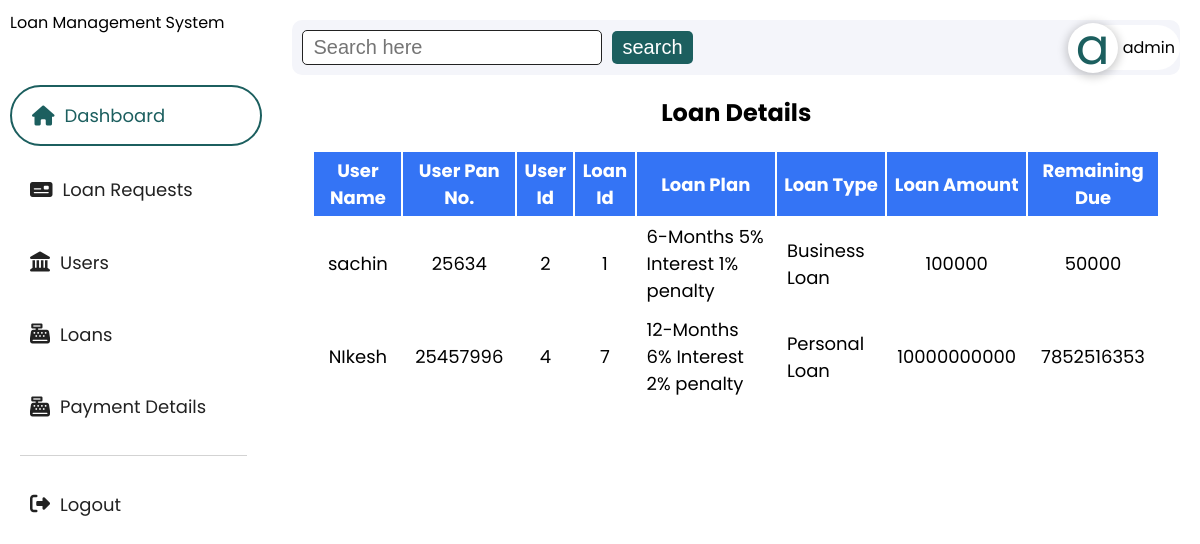
/admin_dashboard.php (signed in), run on the app's committed database.
### tables this page shows
CREATE TABLE `payment` (
  `payment_id` int(11) NOT NULL,
  `user_id` int(11) NOT NULL,
  `loan_id` int(11) NOT NULL,
  `amount` int(255) NOT NULL,
  `date` varchar(255) NOT NULL,
  `penalty` int(11) NOT NULL
);

CREATE TABLE `user` (
  `user_id` int(11) NOT NULL,
  `user_name` varchar(255) NOT NULL,
  `address` varchar(255) NOT NULL,
  `gender` varchar(255) NOT NULL,
  `email` varchar(255) NOT NULL,
  `password` varchar(255) NOT NULL,
  `pan_no` varchar(255) NOT NULL,
  `profession` varchar(255) NOT NULL
);

CREATE TABLE `loan` (
  `loan_id` int(11) NOT NULL,
  `user_id` int(255) NOT NULL,
  `loan_amount` varchar(255) NOT NULL,
  `loan_plan` varchar(255) NOT NULL,
  `loan_type` varchar(255) NOT NULL,
  `status` varchar(255) NOT NULL DEFAULT 'pending'
);

### admin_dashboard.php (the view, shortened to what this page needs)
<?php
include ("connection.php");
if (isset($_SESSION['admin_id'])) {
    $admin_id = $_SESSION['admin_id'];
    $query = "SELECT * FROM admin WHERE admin_id='$admin_id'";
    $data = mysqli_query($conn, $query);
    if (mysqli_num_rows($data) == 1) {
        $admin_data = mysqli_fetch_assoc($data);
    } else {
        header("loction: login.php");
    }
}
?>
<!DOCTYPE html>
<html lang="en">
<head>
    <link rel="stylesheet" href="css/admin1.css" />
    <link rel="stylesheet" href="https://cdnjs.cloudflare.com/ajax/libs/font-awesome/6.5.1/css/all.min.css" />
</head>
<body>
    <div class="body_container">
        <div class="sidebar">
            <div class="logo_img">
                Loan Management System
            </div>
            <div class="menu_container">
                <div class="menu active" id="dashboard" onclick="dashboardShow()">
                    <i class="fa-solid fa-house"></i>
                    <p>Dashboard</p>
                </div>
                <div class="menu" id="myloan" onclick="loanDetails()">
                    <i class="fa-solid fa-money-check"></i>
                    <p>Loan Requests</p>
                </div>
                <a href="#">
                    <div class="menu" id="newloan" onclick="newLoan()">
                        <i class="fa-solid fa-landmark"></i>
                        <p>Users</p>
                    </div>
                </a>
                <a href="#">
                    <div class="menu" id="payment" onclick="paymentShow()">
                        <i class="fa-solid fa-cash-register"></i>
                        <p>Loans</p>
                    </div>
                </a>
                <a href="#">
                    <div class="menu" id="payment" onclick="paymentShow()">
                        <i class="fa-solid fa-cash-register"></i>
                        <p>Payment Details</p>
                    </div>
                </a>
            </div>
            <div class="logout_btn">
                <a href="logout.php">
                    <div class="menu">
                        <i class="fa-solid fa-right-from-bracket"></i>
                        <p>Logout</p>
                    </div>
                </a>
            </div>
        </div>
        <div class="main_section">
            <div class="header">
                <div class="search_btn">
                    <input type="text" placeholder="Search here">
                    <button>search</button>
                </div>
                <div class="profile_btn">
                    <div class="letter">
                        <?php echo substr($admin_data['admin_name'], 0, 1); ?>
                    </div>
                    <p><?php echo $admin_data['admin_name'] ?></p>
                </div>
            </div>
                            <?php
                            include ('connection.php');
                                    ?>
            <div class="user_container ">
                <h2>Loan Details</h2>
                <div class="table_wrapper">
                    <table>
                        <thead>
                            <th>User Name</th>
                            <th>User Pan No.</th>
                            <th>User Id</th>
                            <th>Loan Id</th>
                            <th>Loan Plan</th>
                            <th>Loan Type</th>
                            <th>Loan Amount</th>
                            <th>Remaining Due</th>
                        </thead>
                        <tbody>
                            <?php
                            $user_query = "SELECT u.user_name,u.user_id, u.pan_no, l.loan_id, l.loan_type, l.loan_plan, l.loan_amount, p.amount
                            FROM user AS u
                            INNER JOIN payment AS p ON u.user_id = p.user_id
                            INNER JOIN loan AS l ON p.loan_id = l.loan_id";
                            $user_data = mysqli_query($conn, $user_query);
                            if ($user_data) {
                                if (mysqli_num_rows($user_data) > 0) {
                                    while ($result_user = mysqli_fetch_assoc($user_data)) {
                                        ?>
                                        <tr>
                                            <td>
                                                <div class="data">
                                                    <?php echo $result_user['user_name'] ?>
                                                </div>
                                            </td>
                                            <td>
                                                <div class="data">
                                                    <?php echo $result_user['pan_no'] ?>
                                                </div>
                                            </td>
                                            <td>
                                                <div class="data">
                                                    <?php echo $result_user['user_id'] ?>
                                                </div>
                                            </td>
                                            <td>
                                                <div class="data">
                                                    <?php echo $result_user['loan_id'] ?>
                                                </div>
                                            </td>
                                            <td>
                                                <div class="data">
                                                    <?php echo $result_user['loan_plan'] ?>
                                                </div>
                                            </td>
                                            <td>
                                                <div class="data">
                                                    <?php echo $result_user['loan_type'] ?>
                                                </div>
                                            </td>
                                            <td>
                                                <div class="data">
                                                    <?php echo $result_user['loan_amount'] ?>
                                                </div>
                                            </td>
                                            <td>
                                                <div class="data">
                                                    <?php echo $result_user['loan_amount'] - $result_user['amount'] ?>
                                                </div>
                                            </td>
                                        </tr>
                                        <?php
                                    }
                                }
                            } else {
                                echo "Error executing the query: " . mysqli_error($conn);
                            }
                            ?>
                        </tbody>
                    </table>
                </div>
            </div>
        </div>
    </div>
</body>
</html>

### css/admin1.css (style rules this page uses)
:root { --primaryColor: #1c5f5f; --secondaryColor: #d6e7d5; --bodyColor: #edeef3; --lightGreyColor: #f4f5fa; --whiteColor: #ffffff; --blackColor: #222; --lightBlackColor: #454955; --darkPurpleColor: #2c2f4e; --redColor: rgb(255, 55, 0); --greenColor: rgb(89, 183, 110); --lightBlue: rgb(52, 116, 245); }
* { padding: 0; margin: 0; box-sizing: border-box; }
body { font-family: poppins; background-color: var(--whiteColor); }
.sidebar { background-color: var(--whiteColor); display: flex; flex-direction: column; width: 350px; padding: 10px; height: 100vh; position: sticky; }
a { text-decoration: none; }
.logo_img { display: flex; align-items: center; }
.menu_container { display: flex; flex-direction: column; justify-content: space-between; height: 350px; margin-top: 50px; }
.menu { display: flex; align-items: center; font-size: 20px; padding: 15px 20px; color: var(--blackColor); }
.active { border: 2px solid var(--primaryColor); border-radius: 100px; color: var(--primaryColor); }
.menu p { font-size: 18px; margin-left: 10px; }
.body_container { display: flex; }
.main_section { padding: 20px; width: 100%; }
.header { background-color: var(--lightGreyColor); display: flex; align-items: center; border-radius: 10px; justify-content: space-between; }

### data on the page
payment: user.user_name "sachin", user.pan_no "25634", user.user_id "2", loan.loan_id "1", loan.loan_plan "6-Months 5% Interest 1% penalty", loan.loan_type "Business Loan", loan.loan_amount "100000", $result_user['loan_amount']-$result_user['amount'] "50000"
payment: user.user_name "NIkesh", user.pan_no "25457996", user.user_id "4", loan.loan_id "7", loan.loan_plan "12-Months 6% Interest 2% penalty", loan.loan_type "Personal Loan", loan.loan_amount "10000000000", $result_user['loan_amount'] - $result_user['amount'] "7852516353"

### other printed values
substr($admin_data['admin_name'], 0, 1) "a"
$admin_data['admin_name'] "admin"
